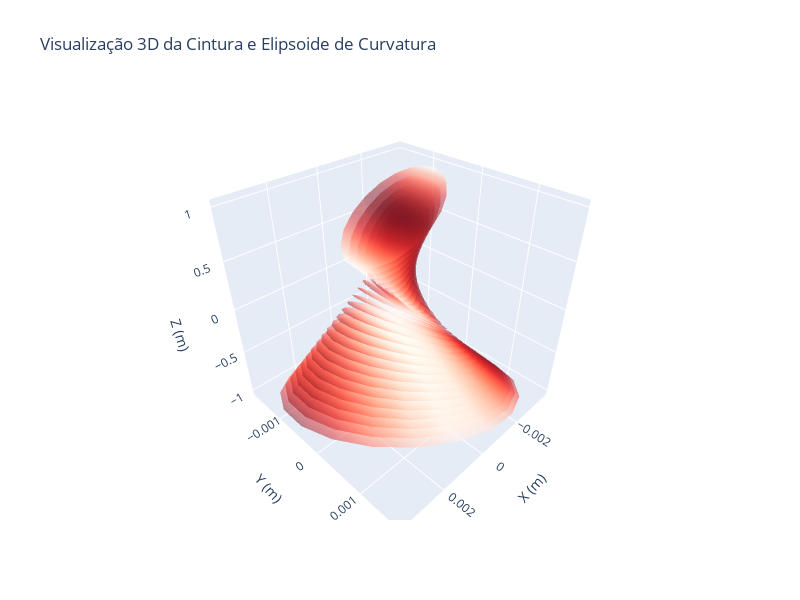

The notebook cell this image was saved under:
### Code cell
gb_ga = GaussianBeam()

z_ga = linspace(-1,1,30)
surfaces_ga = gb_ga.wavefront_surfaces(z_ga)

fig_ga = go.Figure()

plot_wavefronts(fig_ga, surfaces_ga)

fig_ga.update_layout(
    title="Visualização 3D da Cintura e Elipsoide de Curvatura",
    scene=dict(
        xaxis=dict(title='X (m)'),
        yaxis=dict(title='Y (m)'),
        zaxis=dict(title='Z (m)'),
    ),
    autosize=False,
    width=800,
    height=600
)

fig_ga.show()

### Figure 1 — Plotly figure (JSON) as saved in the notebook; plotly's stock layout.template omitted (floating-point values rounded to 4 significant figures; data arrays with more than 128 entries replaced by an {"elided": "..."} marker saying what was removed)
{"data": [{"colorscale": [[0, "rgb(255,245,240)"], [0.125, "rgb(254,224,210)"], [0.25, "rgb(252,187,161)"], [0.375, "rgb(252,146,114)"], [0.5, "rgb(251,106,74)"], [0.625, "rgb(239,59,44)"], [0.75, "rgb(203,24,29)"], [0.875, "rgb(165,15,21)"], [1, "rgb(103,0,13)"]], "hoverinfo": "none", "opacity": 0.5, "showlegend": false, "showscale": false, "type": "surface", "x": {"elided": "20x20 float values"}, "y": {"elided": "20x20 float values"}, "z": {"elided": "20x20 float values"}}, {"colorscale": [[0, "rgb(255,245,240)"], [0.125, "rgb(254,224,210)"], [0.25, "rgb(252,187,161)"], [0.375, "rgb(252,146,114)"], [0.5, "rgb(251,106,74)"], [0.625, "rgb(239,59,44)"], [0.75, "rgb(203,24,29)"], [0.875, "rgb(165,15,21)"], [1, "rgb(103,0,13)"]], "hoverinfo": "none", "opacity": 0.5, "showlegend": false, "showscale": false, "type": "surface", "x": {"elided": "20x20 float values"}, "y": {"elided": "20x20 float values"}, "z": {"elided": "20x20 float values"}}, {"colorscale": [[0, "rgb(255,245,240)"], [0.125, "rgb(254,224,210)"], [0.25, "rgb(252,187,161)"], [0.375, "rgb(252,146,114)"], [0.5, "rgb(251,106,74)"], [0.625, "rgb(239,59,44)"], [0.75, "rgb(203,24,29)"], [0.875, "rgb(165,15,21)"], [1, "rgb(103,0,13)"]], "hoverinfo": "none", "opacity": 0.5, "showlegend": false, "showscale": false, "type": "surface", "x": {"elided": "20x20 float values"}, "y": {"elided": "20x20 float values"}, "z": {"elided": "20x20 float values"}}, {"colorscale": [[0, "rgb(255,245,240)"], [0.125, "rgb(254,224,210)"], [0.25, "rgb(252,187,161)"], [0.375, "rgb(252,146,114)"], [0.5, "rgb(251,106,74)"], [0.625, "rgb(239,59,44)"], [0.75, "rgb(203,24,29)"], [0.875, "rgb(165,15,21)"], [1, "rgb(103,0,13)"]], "hoverinfo": "none", "opacity": 0.5, "showlegend": false, "showscale": false, "type": "surface", "x": {"elided": "20x20 float values"}, "y": {"elided": "20x20 float values"}, "z": {"elided": "20x20 float values"}}, {"colorscale": [[0, "rgb(255,245,240)"], [0.125, "rgb(254,224,210)"], [0.25, "rgb(252,187,161)"], [0.375, "rgb(252,146,114)"], [0.5, "rgb(251,106,74)"], [0.625, "rgb(239,59,44)"], [0.75, "rgb(203,24,29)"], [0.875, "rgb(165,15,21)"], [1, "rgb(103,0,13)"]], "hoverinfo": "none", "opacity": 0.5, "showlegend": false, "showscale": false, "type": "surface", "x": {"elided": "20x20 float values"}, "y": {"elided": "20x20 float values"}, "z": {"elided": "20x20 float values"}}, {"colorscale": [[0, "rgb(255,245,240)"], [0.125, "rgb(254,224,210)"], [0.25, "rgb(252,187,161)"], [0.375, "rgb(252,146,114)"], [0.5, "rgb(251,106,74)"], [0.625, "rgb(239,59,44)"], [0.75, "rgb(203,24,29)"], [0.875, "rgb(165,15,21)"], [1, "rgb(103,0,13)"]], "hoverinfo": "none", "opacity": 0.5, "showlegend": false, "showscale": false, "type": "surface", "x": {"elided": "20x20 float values"}, "y": {"elided": "20x20 float values"}, "z": {"elided": "20x20 float values"}}, {"colorscale": [[0, "rgb(255,245,240)"], [0.125, "rgb(254,224,210)"], [0.25, "rgb(252,187,161)"], [0.375, "rgb(252,146,114)"], [0.5, "rgb(251,106,74)"], [0.625, "rgb(239,59,44)"], [0.75, "rgb(203,24,29)"], [0.875, "rgb(165,15,21)"], [1, "rgb(103,0,13)"]], "hoverinfo": "none", "opacity": 0.5, "showlegend": false, "showscale": false, "type": "surface", "x": {"elided": "20x20 float values"}, "y": {"elided": "20x20 float values"}, "z": {"elided": "20x20 float values"}}, {"colorscale": [[0, "rgb(255,245,240)"], [0.125, "rgb(254,224,210)"], [0.25, "rgb(252,187,161)"], [0.375, "rgb(252,146,114)"], [0.5, "rgb(251,106,74)"], [0.625, "rgb(239,59,44)"], [0.75, "rgb(203,24,29)"], [0.875, "rgb(165,15,21)"], [1, "rgb(103,0,13)"]], "hoverinfo": "none", "opacity": 0.5, "showlegend": false, "showscale": false, "type": "surface", "x": {"elided": "20x20 float values"}, "y": {"elided": "20x20 float values"}, "z": {"elided": "20x20 float values"}}, {"colorscale": [[0, "rgb(255,245,240)"], [0.125, "rgb(254,224,210)"], [0.25, "rgb(252,187,161)"], [0.375, "rgb(252,146,114)"], [0.5, "rgb(251,106,74)"], [0.625, "rgb(239,59,44)"], [0.75, "rgb(203,24,29)"], [0.875, "rgb(165,15,21)"], [1, "rgb(103,0,13)"]], "hoverinfo": "none", "opacity": 0.5, "showlegend": false, "showscale": false, "type": "surface", "x": {"elided": "20x20 float values"}, "y": {"elided": "20x20 float values"}, "z": {"elided": "20x20 float values"}}, {"colorscale": [[0, "rgb(255,245,240)"], [0.125, "rgb(254,224,210)"], [0.25, "rgb(252,187,161)"], [0.375, "rgb(252,146,114)"], [0.5, "rgb(251,106,74)"], [0.625, "rgb(239,59,44)"], [0.75, "rgb(203,24,29)"], [0.875, "rgb(165,15,21)"], [1, "rgb(103,0,13)"]], "hoverinfo": "none", "opacity": 0.5, "showlegend": false, "showscale": false, "type": "surface", "x": {"elided": "20x20 float values"}, "y": {"elided": "20x20 float values"}, "z": {"elided": "20x20 float values"}}, {"colorscale": [[0, "rgb(255,245,240)"], [0.125, "rgb(254,224,210)"], [0.25, "rgb(252,187,161)"], [0.375, "rgb(252,146,114)"], [0.5, "rgb(251,106,74)"], [0.625, "rgb(239,59,44)"], [0.75, "rgb(203,24,29)"], [0.875, "rgb(165,15,21)"], [1, "rgb(103,0,13)"]], "hoverinfo": "none", "opacity": 0.5, "showlegend": false, "showscale": false, "type": "surface", "x": {"elided": "20x20 float values"}, "y": {"elided": "20x20 float values"}, "z": {"elided": "20x20 float values"}}, {"colorscale": [[0, "rgb(255,245,240)"], [0.125, "rgb(254,224,210)"], [0.25, "rgb(252,187,161)"], [0.375, "rgb(252,146,114)"], [0.5, "rgb(251,106,74)"], [0.625, "rgb(239,59,44)"], [0.75, "rgb(203,24,29)"], [0.875, "rgb(165,15,21)"], [1, "rgb(103,0,13)"]], "hoverinfo": "none", "opacity": 0.5, "showlegend": false, "showscale": false, "type": "surface", "x": {"elided": "20x20 float values"}, "y": {"elided": "20x20 float values"}, "z": {"elided": "20x20 float values"}}, {"colorscale": [[0, "rgb(255,245,240)"], [0.125, "rgb(254,224,210)"], [0.25, "rgb(252,187,161)"], [0.375, "rgb(252,146,114)"], [0.5, "rgb(251,106,74)"], [0.625, "rgb(239,59,44)"], [0.75, "rgb(203,24,29)"], [0.875, "rgb(165,15,21)"], [1, "rgb(103,0,13)"]], "hoverinfo": "none", "opacity": 0.5, "showlegend": false, "showscale": false, "type": "surface", "x": {"elided": "20x20 float values"}, "y": {"elided": "20x20 float values"}, "z": {"elided": "20x20 float values"}}, {"colorscale": [[0, "rgb(255,245,240)"], [0.125, "rgb(254,224,210)"], [0.25, "rgb(252,187,161)"], [0.375, "rgb(252,146,114)"], [0.5, "rgb(251,106,74)"], [0.625, "rgb(239,59,44)"], [0.75, "rgb(203,24,29)"], [0.875, "rgb(165,15,21)"], [1, "rgb(103,0,13)"]], "hoverinfo": "none", "opacity": 0.5, "showlegend": false, "showscale": false, "type": "surface", "x": {"elided": "20x20 float values"}, "y": {"elided": "20x20 float values"}, "z": {"elided": "20x20 float values"}}, {"colorscale": [[0, "rgb(255,245,240)"], [0.125, "rgb(254,224,210)"], [0.25, "rgb(252,187,161)"], [0.375, "rgb(252,146,114)"], [0.5, "rgb(251,106,74)"], [0.625, "rgb(239,59,44)"], [0.75, "rgb(203,24,29)"], [0.875, "rgb(165,15,21)"], [1, "rgb(103,0,13)"]], "hoverinfo": "none", "opacity": 0.5, "showlegend": false, "showscale": false, "type": "surface", "x": {"elided": "20x20 float values"}, "y": {"elided": "20x20 float values"}, "z": {"elided": "20x20 float values"}}, {"colorscale": [[0, "rgb(255,245,240)"], [0.125, "rgb(254,224,210)"], [0.25, "rgb(252,187,161)"], [0.375, "rgb(252,146,114)"], [0.5, "rgb(251,106,74)"], [0.625, "rgb(239,59,44)"], [0.75, "rgb(203,24,29)"], [0.875, "rgb(165,15,21)"], [1, "rgb(103,0,13)"]], "hoverinfo": "none", "opacity": 0.5, "showlegend": false, "showscale": false, "type": "surface", "x": {"elided": "20x20 float values"}, "y": {"elided": "20x20 float values"}, "z": {"elided": "20x20 float values"}}, {"colorscale": [[0, "rgb(255,245,240)"], [0.125, "rgb(254,224,210)"], [0.25, "rgb(252,187,161)"], [0.375, "rgb(252,146,114)"], [0.5, "rgb(251,106,74)"], [0.625, "rgb(239,59,44)"], [0.75, "rgb(203,24,29)"], [0.875, "rgb(165,15,21)"], [1, "rgb(103,0,13)"]], "hoverinfo": "none", "opacity": 0.5, "showlegend": false, "showscale": false, "type": "surface", "x": {"elided": "20x20 float values"}, "y": {"elided": "20x20 float values"}, "z": {"elided": "20x20 float values"}}, {"colorscale": [[0, "rgb(255,245,240)"], [0.125, "rgb(254,224,210)"], [0.25, "rgb(252,187,161)"], [0.375, "rgb(252,146,114)"], [0.5, "rgb(251,106,74)"], [0.625, "rgb(239,59,44)"], [0.75, "rgb(203,24,29)"], [0.875, "rgb(165,15,21)"], [1, "rgb(103,0,13)"]], "hoverinfo": "none", "opacity": 0.5, "showlegend": false, "showscale": false, "type": "surface", "x": {"elided": "20x20 float values"}, "y": {"elided": "20x20 float values"}, "z": {"elided": "20x20 float values"}}, {"colorscale": [[0, "rgb(255,245,240)"], [0.125, "rgb(254,224,210)"], [0.25, "rgb(252,187,161)"], [0.375, "rgb(252,146,114)"], [0.5, "rgb(251,106,74)"], [0.625, "rgb(239,59,44)"], [0.75, "rgb(203,24,29)"], [0.875, "rgb(165,15,21)"], [1, "rgb(103,0,13)"]], "hoverinfo": "none", "opacity": 0.5, "showlegend": false, "showscale": false, "type": "surface", "x": {"elided": "20x20 float values"}, "y": {"elided": "20x20 float values"}, "z": {"elided": "20x20 float values"}}, {"colorscale": [[0, "rgb(255,245,240)"], [0.125, "rgb(254,224,210)"], [0.25, "rgb(252,187,161)"], [0.375, "rgb(252,146,114)"], [0.5, "rgb(251,106,74)"], [0.625, "rgb(239,59,44)"], [0.75, "rgb(203,24,29)"], [0.875, "rgb(165,15,21)"], [1, "rgb(103,0,13)"]], "hoverinfo": "none", "opacity": 0.5, "showlegend": false, "showscale": false, "type": "surface", "x": {"elided": "20x20 float values"}, "y": {"elided": "20x20 float values"}, "z": {"elided": "20x20 float values"}}, {"colorscale": [[0, "rgb(255,245,240)"], [0.125, "rgb(254,224,210)"], [0.25, "rgb(252,187,161)"], [0.375, "rgb(252,146,114)"], [0.5, "rgb(251,106,74)"], [0.625, "rgb(239,59,44)"], [0.75, "rgb(203,24,29)"], [0.875, "rgb(165,15,21)"], [1, "rgb(103,0,13)"]], "hoverinfo": "none", "opacity": 0.5, "showlegend": false, "showscale": false, "type": "surface", "x": {"elided": "20x20 float values"}, "y": {"elided": "20x20 float values"}, "z": {"elided": "20x20 float values"}}, {"colorscale": [[0, "rgb(255,245,240)"], [0.125, "rgb(254,224,210)"], [0.25, "rgb(252,187,161)"], [0.375, "rgb(252,146,114)"], [0.5, "rgb(251,106,74)"], [0.625, "rgb(239,59,44)"], [0.75, "rgb(203,24,29)"], [0.875, "rgb(165,15,21)"], [1, "rgb(103,0,13)"]], "hoverinfo": "none", "opacity": 0.5, "showlegend": false, "showscale": false, "type": "surface", "x": {"elided": "20x20 float values"}, "y": {"elided": "20x20 float values"}, "z": {"elided": "20x20 float values"}}, {"colorscale": [[0, "rgb(255,245,240)"], [0.125, "rgb(254,224,210)"], [0.25, "rgb(252,187,161)"], [0.375, "rgb(252,146,114)"], [0.5, "rgb(251,106,74)"], [0.625, "rgb(239,59,44)"], [0.75, "rgb(203,24,29)"], [0.875, "rgb(165,15,21)"], [1, "rgb(103,0,13)"]], "hoverinfo": "none", "opacity": 0.5, "showlegend": false, "showscale": false, "type": "surface", "x": {"elided": "20x20 float values"}, "y": {"elided": "20x20 float values"}, "z": {"elided": "20x20 float values"}}, {"colorscale": [[0, "rgb(255,245,240)"], [0.125, "rgb(254,224,210)"], [0.25, "rgb(252,187,161)"], [0.375, "rgb(252,146,114)"], [0.5, "rgb(251,106,74)"], [0.625, "rgb(239,59,44)"], [0.75, "rgb(203,24,29)"], [0.875, "rgb(165,15,21)"], [1, "rgb(103,0,13)"]], "hoverinfo": "none", "opacity": 0.5, "showlegend": false, "showscale": false, "type": "surface", "x": {"elided": "20x20 float values"}, "y": {"elided": "20x20 float values"}, "z": {"elided": "20x20 float values"}}, {"colorscale": [[0, "rgb(255,245,240)"], [0.125, "rgb(254,224,210)"], [0.25, "rgb(252,187,161)"], [0.375, "rgb(252,146,114)"], [0.5, "rgb(251,106,74)"], [0.625, "rgb(239,59,44)"], [0.75, "rgb(203,24,29)"], [0.875, "rgb(165,15,21)"], [1, "rgb(103,0,13)"]], "hoverinfo": "none", "opacity": 0.5, "showlegend": false, "showscale": false, "type": "surface", "x": {"elided": "20x20 float values"}, "y": {"elided": "20x20 float values"}, "z": {"elided": "20x20 float values"}}, {"colorscale": [[0, "rgb(255,245,240)"], [0.125, "rgb(254,224,210)"], [0.25, "rgb(252,187,161)"], [0.375, "rgb(252,146,114)"], [0.5, "rgb(251,106,74)"], [0.625, "rgb(239,59,44)"], [0.75, "rgb(203,24,29)"], [0.875, "rgb(165,15,21)"], [1, "rgb(103,0,13)"]], "hoverinfo": "none", "opacity": 0.5, "showlegend": false, "showscale": false, "type": "surface", "x": {"elided": "20x20 float values"}, "y": {"elided": "20x20 float values"}, "z": {"elided": "20x20 float values"}}, {"colorscale": [[0, "rgb(255,245,240)"], [0.125, "rgb(254,224,210)"], [0.25, "rgb(252,187,161)"], [0.375, "rgb(252,146,114)"], [0.5, "rgb(251,106,74)"], [0.625, "rgb(239,59,44)"], [0.75, "rgb(203,24,29)"], [0.875, "rgb(165,15,21)"], [1, "rgb(103,0,13)"]], "hoverinfo": "none", "opacity": 0.5, "showlegend": false, "showscale": false, "type": "surface", "x": {"elided": "20x20 float values"}, "y": {"elided": "20x20 float values"}, "z": {"elided": "20x20 float values"}}, {"colorscale": [[0, "rgb(255,245,240)"], [0.125, "rgb(254,224,210)"], [0.25, "rgb(252,187,161)"], [0.375, "rgb(252,146,114)"], [0.5, "rgb(251,106,74)"], [0.625, "rgb(239,59,44)"], [0.75, "rgb(203,24,29)"], [0.875, "rgb(165,15,21)"], [1, "rgb(103,0,13)"]], "hoverinfo": "none", "opacity": 0.5, "showlegend": false, "showscale": false, "type": "surface", "x": {"elided": "20x20 float values"}, "y": {"elided": "20x20 float values"}, "z": {"elided": "20x20 float values"}}, {"colorscale": [[0, "rgb(255,245,240)"], [0.125, "rgb(254,224,210)"], [0.25, "rgb(252,187,161)"], [0.375, "rgb(252,146,114)"], [0.5, "rgb(251,106,74)"], [0.625, "rgb(239,59,44)"], [0.75, "rgb(203,24,29)"], [0.875, "rgb(165,15,21)"], [1, "rgb(103,0,13)"]], "hoverinfo": "none", "opacity": 0.5, "showlegend": false, "showscale": false, "type": "surface", "x": {"elided": "20x20 float values"}, "y": {"elided": "20x20 float values"}, "z": {"elided": "20x20 float values"}}, {"colorscale": [[0, "rgb(255,245,240)"], [0.125, "rgb(254,224,210)"], [0.25, "rgb(252,187,161)"], [0.375, "rgb(252,146,114)"], [0.5, "rgb(251,106,74)"], [0.625, "rgb(239,59,44)"], [0.75, "rgb(203,24,29)"], [0.875, "rgb(165,15,21)"], [1, "rgb(103,0,13)"]], "hoverinfo": "none", "opacity": 0.5, "showlegend": false, "showscale": false, "type": "surface", "x": {"elided": "20x20 float values"}, "y": {"elided": "20x20 float values"}, "z": {"elided": "20x20 float values"}}], "layout": {"autosize": false, "height": 600, "scene": {"xaxis": {"title": {"text": "X (m)"}}, "yaxis": {"title": {"text": "Y (m)"}}, "zaxis": {"title": {"text": "Z (m)"}}}, "title": {"text": "Visualização 3D da Cintura e Elipsoide de Curvatura"}, "width": 800}}
